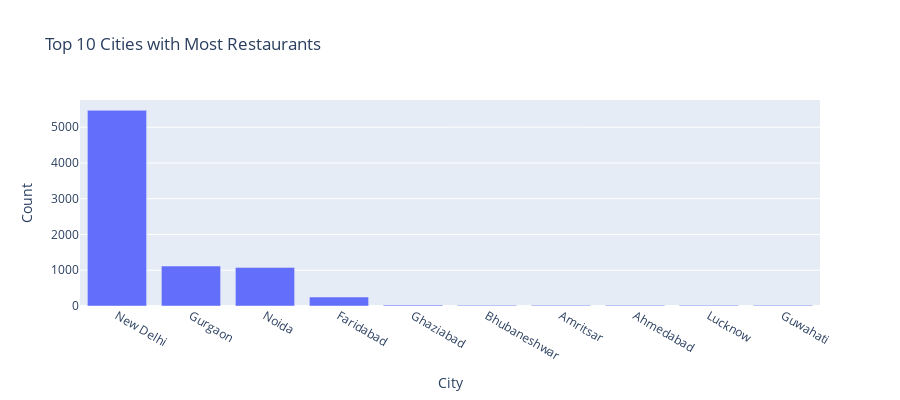

The cell this chart's notebook holds for it:
### Markdown cell above
City Analysis:

### Code cell
# Check unique values in the 'City' column
unique_cities = merged_data['City'].unique()
print("Unique Cities:", unique_cities)

# Explore the distribution of restaurants across different cities
city_counts = merged_data['City'].value_counts().head(10)  # Displaying the top 10 cities
fig = px.bar(city_counts, x=city_counts.index, y=city_counts.values, title='Top 10 Cities with Most Restaurants',
             labels={'index': 'City', 'y': 'Count'}, height=400)
fig.show()

### Figure 1 — Plotly figure (JSON) as saved in the notebook; plotly's stock layout.template omitted (floating-point values rounded to 4 significant figures)
{"data": [{"alignmentgroup": "True", "hovertemplate": "City=%{x}<br>Count=%{y}<extra></extra>", "legendgroup": "", "marker": {"color": "#636efa", "pattern": {"shape": ""}}, "name": "", "offsetgroup": "", "orientation": "v", "showlegend": false, "textposition": "auto", "type": "bar", "x": ["New Delhi", "Gurgaon", "Noida", "Faridabad", "Ghaziabad", "Bhubaneshwar", "Amritsar", "Ahmedabad", "Lucknow", "Guwahati"], "xaxis": "x", "y": [5473, 1118, 1080, 251, 25, 21, 21, 21, 21, 21], "yaxis": "y"}], "layout": {"barmode": "relative", "height": 400, "legend": {"tracegroupgap": 0}, "title": {"text": "Top 10 Cities with Most Restaurants"}, "xaxis": {"anchor": "y", "domain": [0, 1], "title": {"text": "City"}}, "yaxis": {"anchor": "x", "domain": [0, 1], "title": {"text": "Count"}}}}
